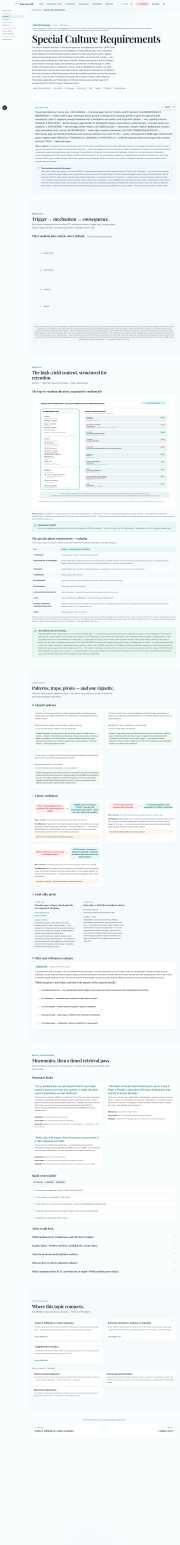
#> input picture docs/qa/m3/full-desktop-light.png, 1440 x 12354 px, found by its file name (shown at 1/8 size); its folder holds 2 pictures in this run
$ python m3-crops.py
#> lines starting #> are read from the running program, lines starting #| are printed output that depends on the picture
#!/usr/bin/env python3
"""M3 element captures — PIL crop of the registry visual from the
4 full-page captures (rect measured in-browser: x=281, y=3186, 1102x877)."""
from PIL import Image
import os
import statistics

QA = "/home/z/kyp-usmle-notes/docs/qa/m3"
VISUALS = [
    ("bug-media-matching-map", {"x": 281, "y": 3186, "w": 1102, "h": 877}),
]
THEMES = ["light", "dark"]

for theme in THEMES:
    im = Image.open(f"{QA}/full-desktop-{theme}.png")
#> im is the input picture: PIL image 1440x12354 RGB; mean R, G, B 242.1, 247.3, 248
    for name, r in VISUALS:
        box = (int(r["x"]), int(r["y"]), int(r["x"] + r["w"]), int(r["y"] + r["h"]))
        crop = im.crop(box)
        out = f"{QA}/element-{name}-{theme}.png"
        crop.save(out)
        gray = crop.convert("L")
        px = list(gray.getdata())
        sd = statistics.pstdev(px[::37])
        print(f"{os.path.basename(out)}: {crop.size[0]}x{crop.size[1]} stdev={sd:.2f}")
#> this loop made 1 pass
#> sd on pass 1: 25.2
#| element-bug-media-matching-map-light.png: 1102x877 stdev=25.20
#> pass 1, `crop = im.crop(box)`:
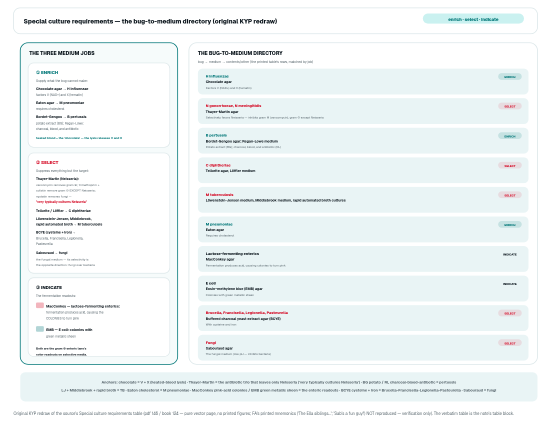
#> crop: PIL image 1102x877 RGB (shown at 1/2 size); mean R, G, B 240.1, 245.4, 246
#> pass 2 of the loop `for theme in THEMES:`:
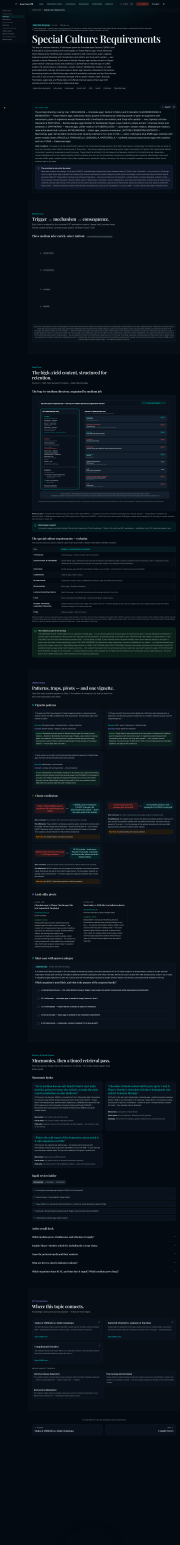
#> input picture docs/qa/m3/full-desktop-dark.png, 1440 x 12354 px, found by its file name (shown at 1/8 size)
#> im is the input picture: PIL image 1440x12354 RGB; mean R, G, B 11.4, 19.3, 26.7
#> the loop `for name, r in VISUALS:` made 1 pass
#> sd on pass 1: 23.21
#> (printed output is left out)
#> pass 1, `crop = im.crop(box)`:
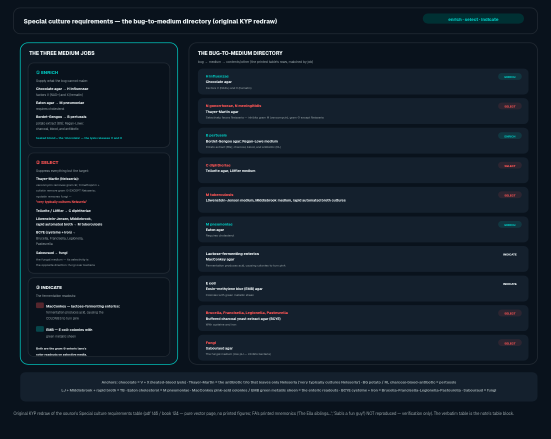
#> crop: PIL image 1102x877 RGB (shown at 1/2 size); mean R, G, B 17.8, 28.7, 39.7
print("DONE")
